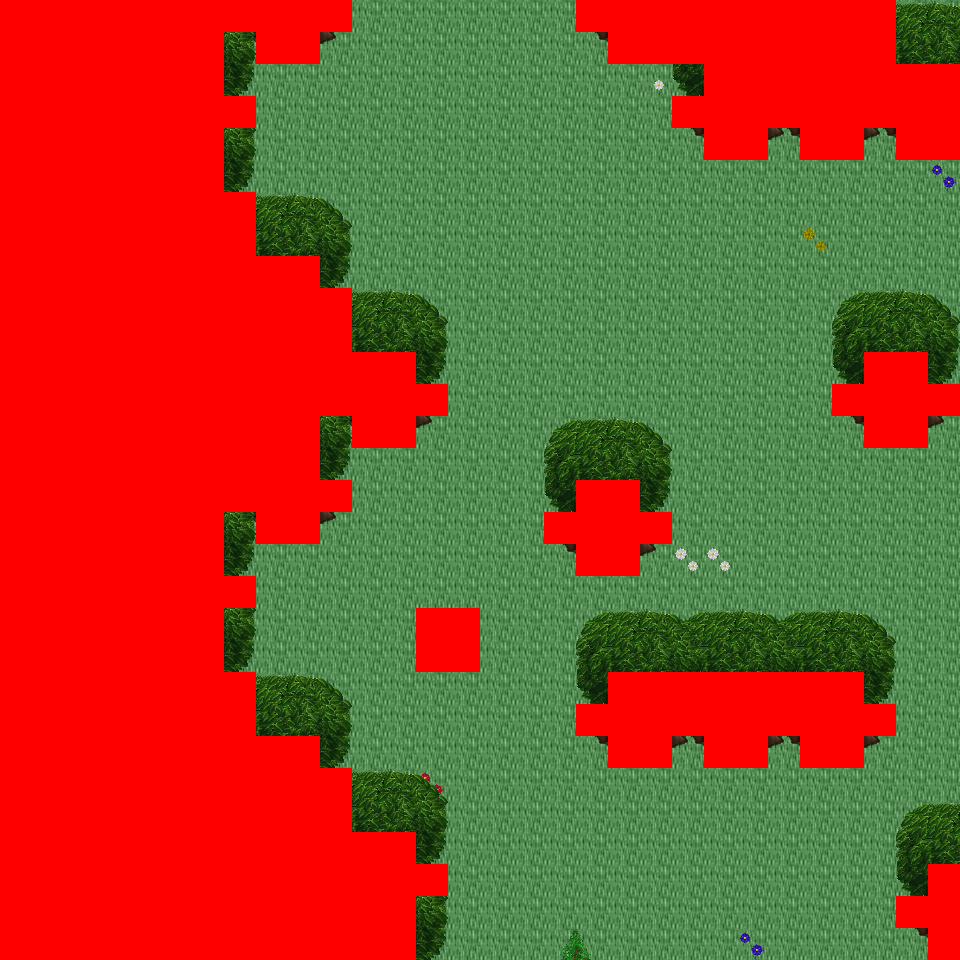

Rendered tile map (Tiled .tmx) drawn with the repository's tilesets; below, a short description and the map source with its tile grids summarised:
An orthogonal 30x30 tile map with 32x32 px tiles, 6 tile layers (Ground, Object, Object2, Above, ...), 42 tilesets and 6 objects (6x mapExit).

<map version="1.0" orientation="orthogonal" renderorder="right-down" width="30" height="30" tilewidth="32" tileheight="32" nextobjectid="7">
  <tileset firstgid="1" name="tileset_logic_collision" tilewidth="32" tileheight="32" tilecount="1" columns="1">
    <image source="../drawable/tileset_logic_collision.png" width="32" height="32" />
  </tileset>
  <tileset firstgid="2" name="tileset_building_decoration_orbpedestal" tilewidth="32" tileheight="32" tilecount="2" columns="1">
    <image source="../drawable/tileset_building_decoration_orbpedestal.png" width="32" height="64" />
  </tileset>
  <tileset firstgid="4" name="tileset_building_decoration_block" tilewidth="32" tileheight="32" tilecount="2" columns="2">
    <image source="../drawable/tileset_building_decoration_block.png" width="64" height="32" />
  </tileset>
  <tileset firstgid="6" name="tileset_building_decoration_chimney" tilewidth="32" tileheight="32" tilecount="2" columns="1">
    <image source="../drawable/tileset_building_decoration_chimney.png" width="32" height="64" />
  </tileset>
  <tileset firstgid="8" name="tileset_building_fence_fence_chunky" tilewidth="32" tileheight="32" tilecount="21" columns="3">
    <image source="../drawable/tileset_building_fence_fence_chunky.png" width="96" height="224" />
  </tileset>
  <tileset firstgid="29" name="tileset_ground_cobbled_paving" tilewidth="32" tileheight="32" tilecount="1" columns="1">
    <image source="../drawable/tileset_ground_cobbled_paving.png" width="32" height="32" />
  </tileset>
  <tileset firstgid="30" name="tileset_ground_gravel" tilewidth="32" tileheight="32" tilecount="1" columns="1">
    <image source="../drawable/tileset_ground_gravel.png" width="32" height="32" />
  </tileset>
  <tileset firstgid="31" name="tileset_ground_stone_floors" tilewidth="32" tileheight="32" tilecount="6" columns="3">
    <image source="../drawable/tileset_ground_stone_floors.png" width="96" height="64" />
  </tileset>
  <tileset firstgid="37" name="tileset_ground_ground" tilewidth="32" tileheight="32" tilecount="33" columns="3">
    <image source="../drawable/tileset_ground_ground.png" width="96" height="352" />
  </tileset>
  <tileset firstgid="70" name="tileset_plant_bush_hedge" tilewidth="32" tileheight="32" tilecount="35" columns="5">
    <image source="../drawable/tileset_plant_bush_hedge.png" width="160" height="224" />
  </tileset>
  <tileset firstgid="105" name="tileset_plant_bush_various_small" tilewidth="32" tileheight="32" tilecount="9" columns="3">
    <image source="../drawable/tileset_plant_bush_various_small.png" width="96" height="96" />
  </tileset>
  <tileset firstgid="114" name="tileset_plant_flower_daisy_blue" tilewidth="32" tileheight="32" tilecount="8" columns="2">
    <image source="../drawable/tileset_plant_flower_daisy_blue.png" width="64" height="128" />
  </tileset>
  <tileset firstgid="122" name="tileset_plant_flower_daisy_red" tilewidth="32" tileheight="32" tilecount="8" columns="2">
    <image source="../drawable/tileset_plant_flower_daisy_red.png" width="64" height="128" />
  </tileset>
  <tileset firstgid="130" name="tileset_plant_flower_daisy_white" tilewidth="32" tileheight="32" tilecount="8" columns="2">
    <image source="../drawable/tileset_plant_flower_daisy_white.png" width="64" height="128" />
  </tileset>
  <tileset firstgid="138" name="tileset_plant_flower_daisy_yellow" tilewidth="32" tileheight="32" tilecount="8" columns="2">
    <image source="../drawable/tileset_plant_flower_daisy_yellow.png" width="64" height="128" />
  </tileset>
  <tileset firstgid="146" name="tileset_plant_vine_plait" tilewidth="32" tileheight="32" tilecount="9" columns="3">
    <image source="../drawable/tileset_plant_vine_plait.png" width="96" height="96" />
  </tileset>
  <tileset firstgid="155" name="tileset_furniture_light_iron_lamp" tilewidth="32" tileheight="32" tilecount="3" columns="1">
    <image source="../drawable/tileset_furniture_light_iron_lamp.png" width="32" height="96" />
  </tileset>
  <tileset firstgid="158" name="tileset_furniture_light_flames" tilewidth="32" tileheight="32" tilecount="6" columns="6">
    <image source="../drawable/tileset_furniture_light_flames.png" width="192" height="32" />
  </tileset>
  <tileset firstgid="164" name="tileset_ground_grass_corners" tilewidth="32" tileheight="32" tilecount="24" columns="6">
    <image source="../drawable/tileset_ground_grass_corners.png" width="192" height="128" />
  </tileset>
  <tileset firstgid="188" name="tileset_ground_grass_edges" tilewidth="32" tileheight="32" tilecount="36" columns="12">
    <image source="../drawable/tileset_ground_grass_edges.png" width="384" height="96" />
  </tileset>
  <tileset firstgid="224" name="tileset_plant_tree_tree_golden_large" tilewidth="32" tileheight="32" tilecount="24" columns="4">
    <image source="../drawable/tileset_plant_tree_tree_golden_large.png" width="128" height="192" />
  </tileset>
  <tileset firstgid="248" name="tileset_ground_water_dungeon_water" tilewidth="32" tileheight="32" tilecount="30" columns="3">
    <image source="../drawable/tileset_ground_water_dungeon_water.png" width="96" height="320" />
  </tileset>
  <tileset firstgid="278" name="tileset_plant_indoor_pot_plant_1" tilewidth="32" tileheight="32" tilecount="12" columns="6">
    <image source="../drawable/tileset_plant_indoor_pot_plant_1.png" width="192" height="64" />
  </tileset>
  <tileset firstgid="290" name="tileset_logic_creature_human_imperial" tilewidth="32" tileheight="32" tilecount="16" columns="8">
    <image source="../drawable/tileset_logic_creature_human_imperial.png" width="256" height="64" />
  </tileset>
  <tileset firstgid="306" name="tileset_item_statue_metal_and_stone" tilewidth="32" tileheight="32" tilecount="6" columns="3">
    <image source="../drawable/tileset_item_statue_metal_and_stone.png" width="96" height="64" />
  </tileset>
  <tileset firstgid="312" name="tileset_item_statue_grey_stone" tilewidth="32" tileheight="32" tilecount="4" columns="2">
    <image source="../drawable/tileset_item_statue_grey_stone.png" width="64" height="64" />
  </tileset>
  <tileset firstgid="316" name="tileset_building_castle" tilewidth="32" tileheight="32" tilecount="320" columns="20">
    <image source="../drawable/tileset_building_castle.png" width="640" height="512" />
  </tileset>
  <tileset firstgid="636" name="tileset_building_church" tilewidth="32" tileheight="32" tilecount="56" columns="8">
    <image source="../drawable/tileset_building_church.png" width="256" height="224" />
  </tileset>
  <tileset firstgid="692" name="tileset_item_pot_pot_golden" tilewidth="32" tileheight="32" tilecount="4" columns="4">
    <image source="../drawable/tileset_item_pot_pot_golden.png" width="128" height="32" />
  </tileset>
  <tileset firstgid="696" name="tileset_furniture_table_bench" tilewidth="32" tileheight="32" tilecount="3" columns="3">
    <image source="../drawable/tileset_furniture_table_bench.png" width="96" height="32" />
  </tileset>
  <tileset firstgid="699" name="tileset_item_statue_green_stone" tilewidth="32" tileheight="32" tilecount="12" columns="4">
    <image source="../drawable/tileset_item_statue_green_stone.png" width="128" height="96" />
  </tileset>
  <tileset firstgid="711" name="tileset_item_statue_green_stone_2" tilewidth="32" tileheight="32" tilecount="6" columns="2">
    <image source="../drawable/tileset_item_statue_green_stone_2.png" width="64" height="96" />
  </tileset>
  <tileset firstgid="717" name="tileset_plant_bush_hosta" tilewidth="32" tileheight="32" tilecount="9" columns="3">
    <image source="../drawable/tileset_plant_bush_hosta.png" width="96" height="96" />
  </tileset>
  <tileset firstgid="726" name="tileset_plant_tree_tree_green" tilewidth="32" tileheight="32" tilecount="88" columns="8">
    <image source="../drawable/tileset_plant_tree_tree_green.png" width="256" height="352" />
  </tileset>
  <tileset firstgid="814" name="tileset_item_banners_flag" tilewidth="32" tileheight="32" tilecount="12" columns="3">
    <image source="../drawable/tileset_item_banners_flag.png" width="96" height="128" />
  </tileset>
  <tileset firstgid="826" name="tileset_furniture_table_long_front_on" tilewidth="32" tileheight="32" tilecount="3" columns="1">
    <image source="../drawable/tileset_furniture_table_long_front_on.png" width="32" height="96" />
  </tileset>
  <tileset firstgid="829" name="tileset_item_flagpole" tilewidth="32" tileheight="32" tilecount="3" columns="1">
    <image source="../drawable/tileset_item_flagpole.png" width="32" height="96" />
  </tileset>
  <tileset firstgid="832" name="tileset_logic_portal" tilewidth="32" tileheight="32" tilecount="24" columns="8">
    <image source="../drawable/tileset_logic_portal.png" width="256" height="96" />
  </tileset>
  <tileset firstgid="856" name="tileset_logic_creature_animal" tilewidth="32" tileheight="32" tilecount="32" columns="8">
    <image source="../drawable/tileset_logic_creature_animal.png" width="256" height="128" />
  </tileset>
  <tileset firstgid="888" name="tileset_plant_tree_spruce" tilewidth="32" tileheight="32" tilecount="6" columns="2">
    <image source="../drawable/tileset_plant_tree_spruce.png" width="64" height="96" />
  </tileset>
  <tileset firstgid="894" name="tileset_light_light_5x5" tilewidth="32" tileheight="32" tilecount="25" columns="5">
    <image source="../drawable/tileset_light_light_5x5.png" width="160" height="160" />
  </tileset>
  <tileset firstgid="919" name="tileset_plant_stump_stump_brown" tilewidth="32" tileheight="32" tilecount="4" columns="2">
    <image source="../drawable/tileset_plant_stump_stump_brown.png" width="64" height="64" />
  </tileset>
  <layer name="Ground" width="30" height="30">
    <data>[900 cells, 900 non-empty, 1 distinct tile ids]</data>
  </layer>
  <layer name="Object" width="30" height="30">
    <data>[900 cells, 141 non-empty, 23 distinct tile ids]</data>
  </layer>
  <layer name="Object2" width="30" height="30">
    <data>[900 cells, 0 non-empty, 0 distinct tile ids]</data>
  </layer>
  <layer name="Above" width="30" height="30">
    <data>[900 cells, 410 non-empty, 24 distinct tile ids]</data>
  </layer>
  <layer name="Above2" width="30" height="30">
    <data>[900 cells, 0 non-empty, 0 distinct tile ids]</data>
  </layer>
  <layer name="Walkable" width="30" height="30">
    <data>[900 cells, 386 non-empty, 1 distinct tile ids]</data>
  </layer>
  <objectgroup name="MapEvents">
    <object id="1" name="north" type="mapExit" x="352" y="0" width="224" height="32">
      <properties>
        <property name="map" value="level_0_x68_y130" />
        <property name="x" value="11" />
        <property name="y" value="28" />
      </properties>
    </object>
    <object id="2" name="north2" type="mapExit" x="896" y="0" width="64" height="32">
      <properties>
        <property name="map" value="level_0_x68_y130" />
        <property name="x" value="28" />
        <property name="y" value="28" />
      </properties>
    </object>
    <object id="3" name="south" type="mapExit" x="416" y="928" width="512" height="32">
      <properties>
        <property name="map" value="level_0_x68_y132" />
        <property name="x" value="13" />
        <property name="y" value="1" />
      </properties>
    </object>
    <object id="4" name="east" type="mapExit" x="928" y="0" width="32" height="64">
      <properties>
        <property name="map" value="level_0_x69_y131" />
        <property name="x" value="1" />
        <property name="y" value="0" />
      </properties>
    </object>
    <object id="5" name="east2" type="mapExit" x="928" y="160" width="32" height="224">
      <properties>
        <property name="map" value="level_0_x69_y131" />
        <property name="x" value="1" />
        <property name="y" value="5" />
      </properties>
    </object>
    <object id="6" name="east3" type="mapExit" x="928" y="416" width="32" height="448">
      <properties>
        <property name="map" value="level_0_x69_y131" />
        <property name="x" value="1" />
        <property name="y" value="13" />
      </properties>
    </object>
  </objectgroup>
</map>
